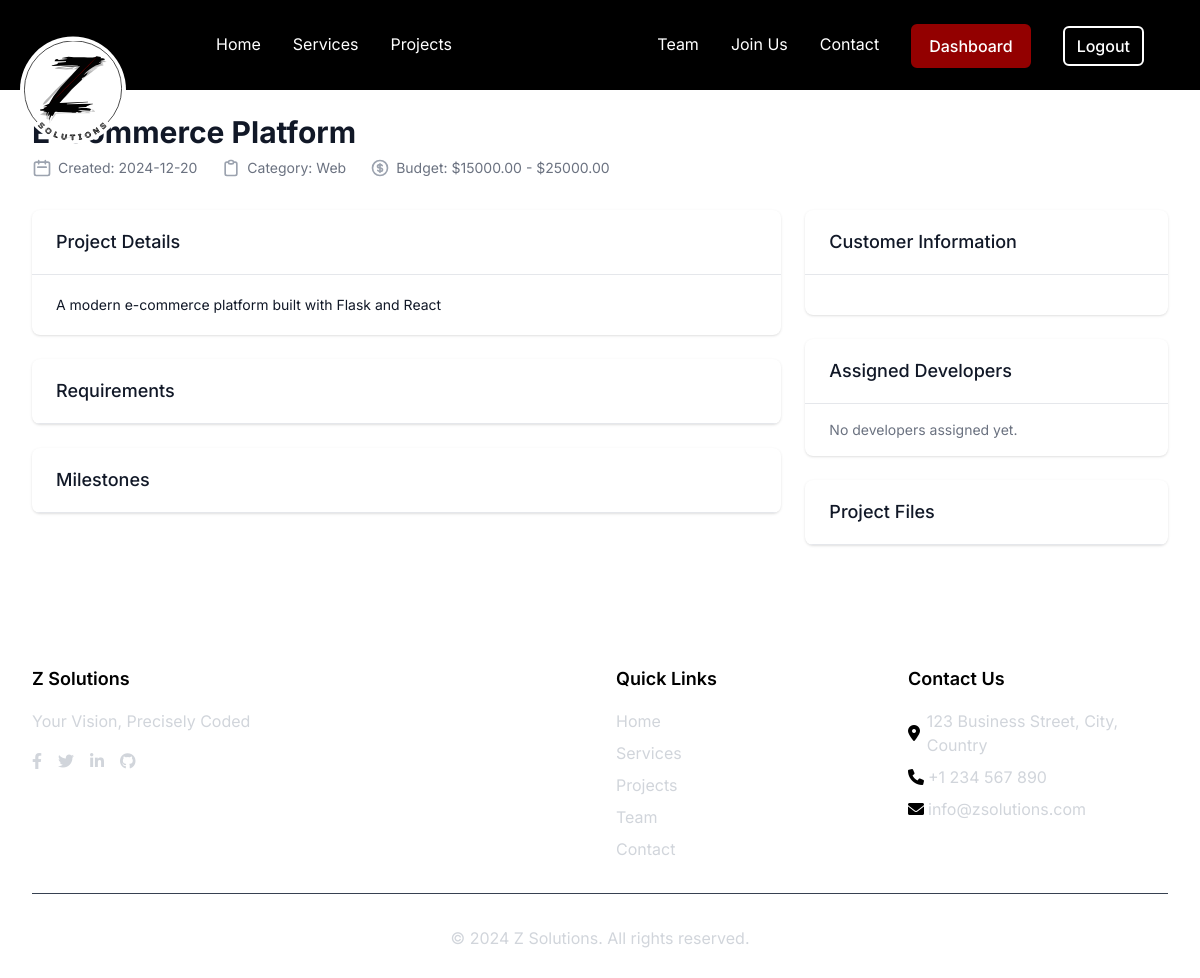
/admin/project/1 (signed in), run on the app's committed database.
### app/models/project.py (models this page shows, shortened)
class Project(db.Model):
    id = db.Column(db.Integer, primary_key=True)
    title = db.Column(db.String(100), nullable=False)
    description = db.Column(db.Text, nullable=False)
    customer_id = db.Column(db.Integer, db.ForeignKey('customer_profile.id'), nullable=False)
    category = db.Column(db.String(50), nullable=False)
    status = db.Column(db.String(20), default='pending')  # pending, active, completed, cancelled
    budget_min = db.Column(db.Float)
    budget_max = db.Column(db.Float)
    start_date = db.Column(db.DateTime)
    end_date = db.Column(db.DateTime)
    created_at = db.Column(db.DateTime, default=datetime.utcnow)
    updated_at = db.Column(db.DateTime, default=datetime.utcnow, onupdate=datetime.utcnow)
    requirements = db.relationship('ProjectRequirement', backref='project', lazy='dynamic')
    milestones = db.relationship('ProjectMilestone', backref='project', lazy='dynamic')
    files = db.relationship('ProjectFile', backref='project', lazy='dynamic')

### app/routes/admin.py (the view)
    def decorated_function(*args, **kwargs):
        if not current_user.is_authenticated or current_user.role != 'admin':
            flash('Access denied. Admin privileges required.', 'error')
            return redirect(url_for('main.home'))
        return f(*args, **kwargs)

### app/models/user.py (called while the page is built)
@login_manager.user_loader
def load_user(id):
    return User.query.get(int(id))

### app/routes/admin.py (called while the page is built)
def admin_required(f):
    def decorated_function(*args, **kwargs):
        if not current_user.is_authenticated or current_user.role != 'admin':
            flash('Access denied. Admin privileges required.', 'error')
            return redirect(url_for('main.home'))
        return f(*args, **kwargs)
    decorated_function.__name__ = f.__name__
    return decorated_function

@admin_bp.route('/project/<int:project_id>')
@login_required
@admin_required
def view_project(project_id):
    project = Project.query.get_or_404(project_id)
    available_developers = DeveloperProfile.query.filter_by(availability_status='available').all()
    return render_template('admin/view_project.html',
                         title=f'Project: {project.title}',
                         project=project,
                         available_developers=available_developers)

### app/templates/admin/view_project.html (shortened to what this page needs)
{% extends "base.html" %}
{% block content %}
<div class="max-w-7xl mx-auto py-6 sm:px-6 lg:px-8">
    <div class="md:flex md:items-center md:justify-between">
        <div class="flex-1 min-w-0">
            <h2 class="text-2xl font-bold leading-7 text-gray-900 sm:text-3xl sm:truncate">
                {{ project.title }}
            </h2>
            <div class="mt-1 flex flex-col sm:flex-row sm:flex-wrap sm:mt-0 sm:space-x-6">
                <div class="mt-2 flex items-center text-sm text-gray-500">
                    <svg class="flex-shrink-0 mr-1.5 h-5 w-5 text-gray-400" fill="none" stroke="currentColor"
                        viewBox="0 0 24 24">
                        <path stroke-linecap="round" stroke-linejoin="round" stroke-width="2"
                            d="M8 7V3m8 4V3m-9 8h10M5 21h14a2 2 0 002-2V7a2 2 0 00-2-2H5a2 2 0 00-2 2v12a2 2 0 002 2z" />
                    </svg>
                    Created: {{ project.created_at.strftime('%Y-%m-%d') }}
                </div>
                <div class="mt-2 flex items-center text-sm text-gray-500">
                    <svg class="flex-shrink-0 mr-1.5 h-5 w-5 text-gray-400" fill="none" stroke="currentColor"
                        viewBox="0 0 24 24">
                        <path stroke-linecap="round" stroke-linejoin="round" stroke-width="2"
                            d="M9 5H7a2 2 0 00-2 2v12a2 2 0 002 2h10a2 2 0 002-2V7a2 2 0 00-2-2h-2M9 5a2 2 0 002 2h2a2 2 0 002-2M9 5a2 2 0 012-2h2a2 2 0 012 2" />
                    </svg>
                    Category: {{ project.category|title }}
                </div>
                <div class="mt-2 flex items-center text-sm text-gray-500">
                    Budget: ${{ "%.2f"|format(project.budget_min) }} - ${{ "%.2f"|format(project.budget_max) }}
                </div>
            </div>
        </div>
    </div>
    <div class="mt-8 grid grid-cols-1 gap-6 lg:grid-cols-3">
        <div class="lg:col-span-2">
            <div class="bg-white shadow overflow-hidden sm:rounded-lg">
                <div class="px-4 py-5 sm:px-6">
                    <h3 class="text-lg leading-6 font-medium text-gray-900">
                        Project Details
                    </h3>
                </div>
                <div class="border-t border-gray-200 px-4 py-5 sm:px-6">
                    <div class="text-sm text-gray-900">
                        {{ project.description }}
                    </div>
                </div>
            </div>
            <div class="mt-6 bg-white shadow overflow-hidden sm:rounded-lg">
                <div class="px-4 py-5 sm:px-6">
                    <h3 class="text-lg leading-6 font-medium text-gray-900">
                        Requirements
                    </h3>
                </div>
                <div class="border-t border-gray-200">
                </div>
            </div>
            <div class="mt-6 bg-white shadow overflow-hidden sm:rounded-lg">
                <div class="px-4 py-5 sm:px-6">
                    <h3 class="text-lg leading-6 font-medium text-gray-900">
                        Milestones
                    </h3>
                </div>
                <div class="border-t border-gray-200">
                </div>
            </div>
        </div>
        <div class="lg:col-span-1">
            <div class="bg-white shadow overflow-hidden sm:rounded-lg">
                <div class="px-4 py-5 sm:px-6">
                    <h3 class="text-lg leading-6 font-medium text-gray-900">
                        Customer Information
                    </h3>
                </div>
                <div class="border-t border-gray-200 px-4 py-5 sm:px-6">
                </div>
            </div>
            <div class="mt-6 bg-white shadow overflow-hidden sm:rounded-lg">
                <div class="px-4 py-5 sm:px-6">
                    <h3 class="text-lg leading-6 font-medium text-gray-900">
                        Assigned Developers
                    </h3>
                </div>
                <div class="border-t border-gray-200">
                    <ul class="divide-y divide-gray-200">
                        {% for dev in project.developers %}
                        <li class="px-4 py-4 sm:px-6">
                            <div class="text-sm">
                                <div class="font-medium text-gray-900">{{ dev.user.username }}</div>
                                <div class="text-gray-500">{{ dev.user.email }}</div>
                            </div>
                        </li>
                        {% else %}
                        <li class="px-4 py-4 sm:px-6">
                            <p class="text-sm text-gray-500">No developers assigned yet.</p>
                        </li>
                        {% endfor %}
                    </ul>
                </div>
            </div>
            <div class="mt-6 bg-white shadow overflow-hidden sm:rounded-lg">
                <div class="px-4 py-5 sm:px-6">
                    <h3 class="text-lg leading-6 font-medium text-gray-900">
                        Project Files
                    </h3>
                </div>
                <div class="border-t border-gray-200">
                </div>
            </div>
        </div>
    </div>
</div>
{% endblock %}

### app/static/css/main.css (style rules this page uses)
:root { --color-primary: #111111; --color-secondary: #f5f5f5; --color-accent: #930000; --color-text: #000000; --color-text-light: #333333; --color-border: #333333; --spacing-xs: 0.25rem; --spacing-sm: 0.5rem; --spacing-md: 1rem; --spacing-lg: 2rem; --spacing-xl: 4rem; --transition-fast: 150ms ease-in-out; --transition-normal: 300ms ease-in-out; }
body { font-family: 'Inter', sans-serif; color: var(--color-text); line-height: 1.6; background-color: #ffffff; position: relative; margin: 0; padding: 0; }

### app/static/css/menu.css (style rules this page uses)
body { background-color: white !important; margin: 0; padding: 0; }

### data on the page
Project: title "E-Commerce Platform", created_at "2024-12-20", category "Web", budget_min "15000.00", budget_max "25000.00", description "A modern e-commerce platform built with Flask and React"
